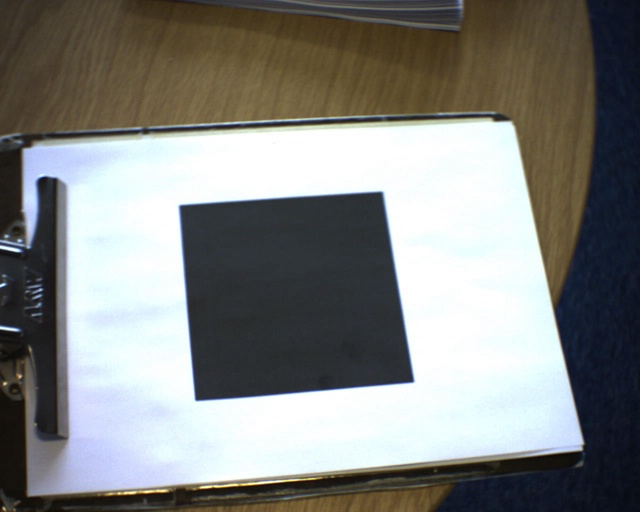
%> input picture Code/Pattern01/Frame_000000.jpg, 640 x 512 px; its folder holds only this picture in this run
$ octave --eval "HW2_TrackingAndHomographies;"   (GNU Octave 9; MATLAB toolbox functions it lacks are replaced by stand-ins)
%> lines starting %> are read from the running program, lines starting %| are printed output that depends on the picture
### Code/LoadVideoFrames.m
% LoadVideoFrames.m
% This optional script may help you get started with loading of photos.
%
% For simplicity, this example code just
% makes a few cell-arrays to hold the hard-coded filenames.

VideoDirName = './Pattern01';

if( ~exist( VideoDirName, 'dir') )
    display('Please change current directory to the parent folder above %s', VideoDirName);
end

allJpgs = dir(fullfile( VideoDirName, '*.jpg'));
numFrames = size(allJpgs, 1);
frameNames = cell( numFrames, 1);

for iFrame = 1:numFrames
    frameNames{iFrame} = fullfile( VideoDirName, allJpgs(iFrame).name );
end

clear allJpgs VideoDirName


Imgs = cell(numFrames,1);
for (iFrame = 1:numFrames)
    Itemp = imread( frameNames{iFrame} );
%> Itemp is the input picture: size 512x640x3 uint8; mean R, G, B 131, 132.1, 129.4
    Imgs{iFrame} = Itemp(:,:,1);
end;
imgWidth = size(Imgs{1}, 2);
%> imgWidth = 640
imgHeight = size(Imgs{1}, 1);
%> imgHeight = 512

clear iFrame Itemp;

### Code/HW2_Practical9c.m
function r=HW2_Practical9c( templateMetaFileName )
%
% You'll end up calling this function four times (once each with 'll',
% 'lr', 'ul', 'ur'). For each time you'll get an estimated track (2D
% locations over time) of corner of the pattern moved. Note that we're
% saving off the single MAP estimate at each frame, but the particles in
% the Particle Filter are attempting to keep track of the whole posterior
% distribution.
%
% Most TO DO parts below should be copy-paste from Practical9a and
% Practical9b.
%
% Some implementation trivia (i.e. you shouldn't have to worry about
% these changes):
% MeasurePatchSimilarityHere.m and PatchDistPicker.m have been modifid from
% their previous versions to cope with these particular gray-scale images.
% If you want to run ExhaustiveTemplateSearchDemo.m, you'll want to run
% with the older versions of those two files (available on Moodle).

LoadVideoFrames

% Load template and starting position ('pos').
load ll;
load lr;
load ul;
load ur;
%load( templateMetaFileName );


numParticles = 50;
weight_of_samples = ones(numParticles,1);

% TO DO: normalize the weights (may be trivial this time)
weight_of_samples = weight_of_samples./sum(weight_of_samples);

% Initialize which samples from "last time" we want to propagate: all of
% them!:
samples_to_propagate = [1:numParticles]';


% ============================
% NOT A TO DO: You don't need to change the code below, but eventually you may
% want to vary the number of Dims.
numDims_w = 2;

% NOT A TO DO: You don't need to change anything here but please make sure you
% MATLAB console to find more info for the buildin function.
%
% Here we randomly initialize some particles throughout the space of w.
% The positions of such particles are quite close to the know initial
% position:
particles_old = repmat([minY minX], numParticles, 1 ) + 5*rand( numParticles, numDims_w );
% ============================


hImg = figure;
hSamps = figure;

% $$$$$$$$$$$$$$$$$$$$$$$$$$$$$$$$$$$$$$$$$$$$$$$$$$$$$$$$$$$$$$$$$$
% $$$$$$$$$$$$$$$$$$$$$$$$$$$$$$$$$$$$$$$$$$$$$$$$$$$$$$$$$$$$$$$$$$
% Was our "Loop from here" point in Part a.

% Initialize a temporary array r to store the per-frame MAP estimate of
% w. This is what we'll return in the end.
r = zeros(numFrames, numDims_w);

for( iTime = 1:numFrames )

    % TO DO: compute the cumulative sume of the weights. You could refer to
    % the MATLAB buitin function 'cumsum'.
    cum_hist_of_weights = cumsum(weight_of_samples);


    % ==============================================================
    % Resample the old distribution at time t-1 and select samples favoring
    % those with a higher posterior probability.
    % ==============================================================
    samples_to_propagate = zeros(numParticles,1);

    % Pick random thresholds (numParticles X 1 matrix) in the cumulative
    % probability's range [0,1]:
    some_threshes = rand(numParticles,1);


    % For each random threshold, find which sample in the ordered set is
    % the first one to push the cumulative probability above that
    % threshold, e.g. if the cumulative histogram goes from 0.23 to 0.26
    % between the 17th and 18th samples in the old distribution, and the
    % threshold is 0.234, then we'll want to propagate the 18th sample's w
    % (i.e. particle #18).

    for sampNum = 1:numParticles
        thresh = some_threshes(sampNum);
        for index = 1:numParticles
            if( cum_hist_of_weights(index) > thresh )
                break;
            end;
        end;
        samples_to_propagate(sampNum) = index;
    end;
    % Note: it is fine even if some of the old particles get picked repeatedly, while
    % others don't get picked at all.


    % =================================================
    % Visualize
    % =================================================
    set(0,'CurrentFigure',hSamps)
    set(gcf,'Position',[600 125 640 480]);
    set(gcf,'Color',[1 1 1]);
    set(gca,'Box','Off');
    title('Cumulative histogram of probabilities for sorted list of particles');
    plot(zeros(numParticles,1), some_threshes,'b.','MarkerSize',15);
    hold on;
    plot([1:numParticles], cum_hist_of_weights, 'ro-', 'MarkerSize',3);
    which_sample_ids = unique(samples_to_propagate);
    how_many_of_each = histc(samples_to_propagate, unique(samples_to_propagate));
    for( k=1:size(which_sample_ids,1) )
        plot( which_sample_ids(k), 0, 'bo-', 'MarkerSize', 3 * how_many_of_each(k) )
    end;
    xlabel(sprintf( 'Indeces of all available samples, with larger blue circles for frequently re-sampled particles\n(Iteration %d)', iTime));
    ylabel('Cumulative probability');
    hold off
    xlim([0 numParticles]);ylim([0 1]);
    drawnow
    % =================================================
    % =================================================


    % Predict where the particles we plucked from the old distribution of
    % state-space will go in the next time-step. This means we have to apply
    % the motion model to each old sample.

    particles_new = zeros( size(particles_old) );
    for particleNum = 1:numParticles

        % TO DO: Incorporate some noise, e.g. Gaussian noise with std 10,
        % into the current location (particles_old), to give a Brownian
        % motion model.
        noise = normrnd(0,10,[1,size(particles_old,2)]);
        particles_new(particleNum,:) = particles_old( samples_to_propagate(particleNum),: ) + noise;
        particles_new(particleNum,:) = round(  particles_new(particleNum,:)  ); % Round the particles_new to simplify Likelihood evaluation.
    end;


    % TO DO (optional): change the motion model above to have different
    % degrees of freedom, and optionally completely different motion models.
    % See Extra Credit for more instructions.

    Im2 = double( Imgs{iTime} );

    % From here we incorporate the measurement for the new state (time t):
    % The new particles at predicted locations in state-space
    % for time t, are missing their weights: how well does each particle
    % explain its observation x_t?
    for particleNum = 1:numParticles

        % Convert the particle from state-space w to measurement-space x:
        % Note: Trivial here because both are in 2D space of image
        % coordinates

        % Within the loop, we evaluate the likelihood of each particle:
        particle = particles_new(particleNum,:);
        % Check that the predicted location is a place we can really evaluate
        % the likelihood.
        s = size(pixelsTemplate);
        inFrame = particle(1) >= 1.0   &&  particle(1)+ s(1) <= imgHeight && ...
                particle(2) >= 1.0   &&  particle(2) + s(2) <= imgWidth;
        if( inFrame )
            minX = particles_new(particleNum,2);
            minY = particles_new(particleNum,1);

            % A stand-alone demo (ExhaustiveTemplateSearchDemo.m) is
            % provided to illustrate the functionality of our likelihood
            % function:
            % MeasurePatchSimilarityHere(im,template,x,y)
            % im : image to search
            % template : the given template
            % x, y : the upper left corner in the image to place the
            % template for similarity evaluation
            weight_of_samples(particleNum) = ...
                MeasurePatchSimilarityHere( Im2, pixelsTemplate, minY, minX );
        else
            weight_of_samples(particleNum) = 0.0;
        end;

    end;

    % TO DO: normalize the weights
    weight_of_samples = weight_of_samples./(sum(weight_of_samples));

    % TO DO: Compute the coordinate of the "best" (i.e. MAP) location by
    % computing the weighted average of all the particles:
    weightedAve = weight_of_samples'*particles_new;

    middleOfTrackedPatch = weightedAve + patchOffset;
    r(iTime,:) = middleOfTrackedPatch; % Return the MAP of middle position
    % of a patch. That 'middle' is the patch's interest point in the
    % current frame. The coordinate we've been using everywhere is the
    % upper-left corner of each patch. We're actually most interested
    % in the corner of the square. In this case, a patchOffset that goes
    % along with each pixelsTemplate, is given to reset the interest point
    % back to the middle of the patch.

    set(0,'CurrentFigure',hImg)
    imagesc(Im2/255)
    colormap(gray);
    set(gcf,'Position',[23 125 640 480]);
    set(gcf,'Color',[1 1 1]);
    title(sprintf( 'Particles projected to measurement-space\n(Time %d)', iTime));
    hold on
    plot(particles_new(:,2), particles_new(:,1), 'rx')
    plot(middleOfTrackedPatch(2), middleOfTrackedPatch(1), 'bo')
    hold off
    drawnow


    % Now we're done updating the state for time t.
    % For Condensation, just clean up and prepare for the next round of
    % predictions and measurements:
    particles_old = particles_new;
    clear particles_new;

end; % End of for loop over each frame in the sequence
%> this loop made 1 pass
%> (weightedAve, middleOfTrackedPatch) on pass 1: ([185 368.5], [195 386.5])
%> pass 1, in HW2_Practical9c, `Im2 = double( Imgs{iTime} );`:
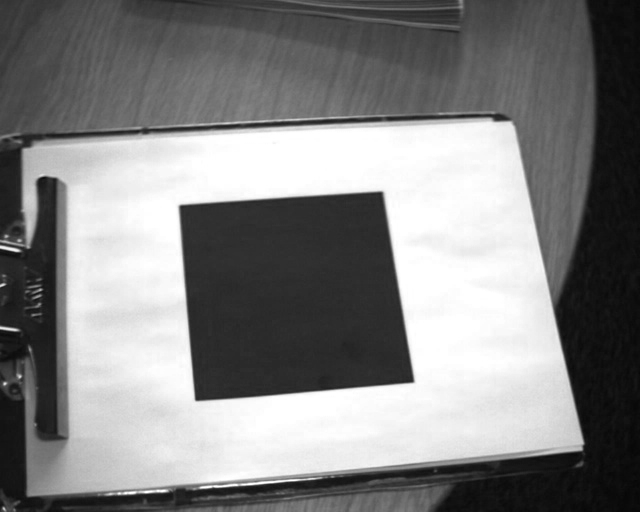
%> Im2: size 512x640 double; min 6, max 255, mean 131
%> pass 1, in HW2_Practical9c, `set(0,'CurrentFigure',hImg)`:
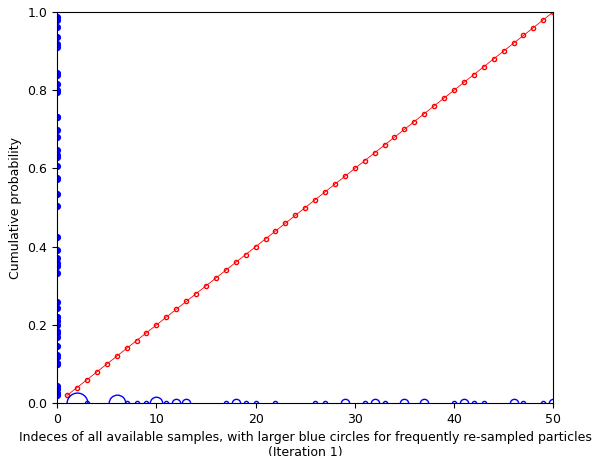
%> figure redrawn from the program's plot data; curve peaks at x = 50, y = 1
%> after the loop, minX = 374; minY = 185; r = [195 386.5]; samples_to_propagate = 50 values, max 50 at index 24, min 2 at index 18, mean 22.88; weight_of_samples = 50 values, max 0.0493 at index 7, min 0 at index 1, mean 0.02

### Code/HW2_TrackingAndHomographies.m
function HW2_TrackingAndHomographies

LLs = HW2_Practical9c( 'll' );
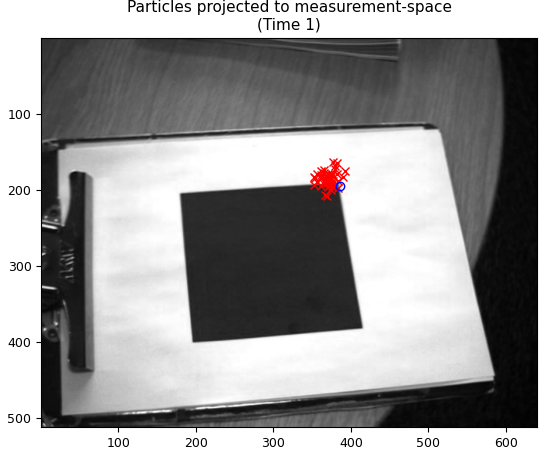
%> figure redrawn from the program's plot data
%> LLs = [195 386.5]
LRs = HW2_Practical9c( 'lr' );
%> the loop in HW2_Practical9c (call 2), `for( iTime = 1:numFrames )` made 1 pass
%> (weightedAve, middleOfTrackedPatch) on pass 1: ([184.2 365], [194.2 383])
%> LRs = [194.2 383]
ULs = HW2_Practical9c( 'ul' );
%> ULs = [191.3 385.7]
URs = HW2_Practical9c( 'ur' );
%> URs = [192.3 384.6]

close all;

% Load frames from the whole video into Imgs{}.
% This is really wasteful of memory, but makes subsequent rendering faster.
LoadVideoFrames
%> `imgWidth = size(Imgs{1}, 2);`: imgWidth = 640
%> `imgHeight = size(Imgs{1}, 1);`: imgHeight = 512

% Coordinates of the known target object (a dark square on a plane) in 3D:
XCart = [-50 -50  50  50;...
          50 -50 -50  50;...
           0   0   0   0];

% These are some approximate intrinsics for this footage.
K = [640  0    320;...
     0    512  256;
     0    0    1];

% Define 3D points of wireframe object.
XWireFrameCart = [-50 -50  50  50 -50 -50  50  50;...
                   50 -50 -50  50  50 -50 -50  50;...
                    0   0   0   0 -100 -100 -100 -100];

hImg = figure;

% ================================================
for iFrame = 1:numFrames
    xImCart = [LLs(iFrame,:)' ULs(iFrame,:)' URs(iFrame,:)' LRs(iFrame,:)'];
    xImCart = circshift( xImCart, 1);

    % To get a frame from footage
    im = Imgs{iFrame};

    % Draw image and 2d points
    set(0,'CurrentFigure',hImg);
    set(gcf,'Color',[1 1 1]);
    imshow(im); axis off; axis image; hold on;
    plot(xImCart(1,:),xImCart(2,:),'r.','MarkerSize',15);


    %TO DO Use your routine to calculate TEst the extrinsic matrix relating the
    %plane position to the camera position.
    T = estimatePlanePose(xImCart, XCart, K);


    %TO DO Draw a wire frame cube, by projecting the vertices of a 3D cube
    %through the projective camera, and drawing lines betweeen the
    %resulting 2d image points
    XImWireFrameCart = projectiveCamera(K,T,XWireFrameCart);
    hold on;

    % TO DO: Draw a wire frame cube using data XWireFrameCart. You need to
    % 1) project the vertices of a 3D cube through the projective camera;
    % 2) draw lines betweeen the resulting 2d image points.
    % Note: CONDUCT YOUR CODE FOR DRAWING XWireFrameCart HERE
    num_point = size(XWireFrameCart,2)
    for i = 1:num_point
        for j = 1:num_point
            %Plot a line between two points that have distance of 100 (is one edge of the cube)
            if  ( sum(abs(XWireFrameCart(:,i) - XWireFrameCart(:,j)))==100 )
            plot([XImWireFrameCart(1,i) XImWireFrameCart(1,j)],[XImWireFrameCart(2,i) XImWireFrameCart(2,j)],'g-');
            hold on;
            end
        end
    end

    hold off;
    drawnow;


end % End of loop over all frames.
%> this loop made 1 pass
%> (R in estimatePlanePose, alpha in estimatePlanePose) on pass 1: ([0.000659 -0.00121; -0.000812 0.00149; 0.00672 -0.0118], -671.9)
%> `HW2_TrackingAndHomographies;`:
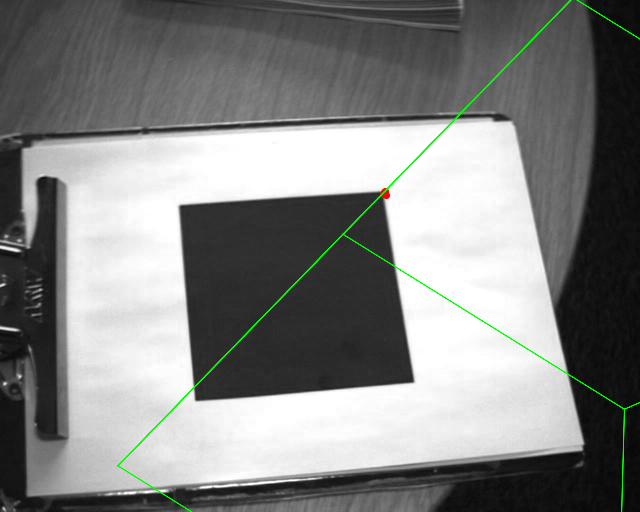
%> figure redrawn from the program's plot data
% ================================================

% TO DO: QUESTIONS TO THINK ABOUT...

% Q: Do the results look realistic?
% If not then what factors do you think might be causing this


% TO DO: your routines for computing a homography and extracting a
% valid rotation and translation GO HERE. Tips:
%
% - you may define functions for T and H matrices respectively.
% - you may need to turn the points into homogeneous form before any other
% computation.
% - you may need to solve a linear system in Ah = 0 form. Write your own
% routines or using the MATLAB builtin function 'svd'.
% - you may apply the direct linear transform (DLT) algorithm to recover the
% best homography H.
% - you may explain what & why you did in the report.
function xImCart = projectiveCamera(K,T,XCart);

%replace this
%TO DO convert Cartesian 3d points XCart to homogeneous coordinates XHom
XHom = [XCart;ones(1,size(XCart,2))];

%TO DO apply extrinsic matrix to XHom to move to frame of reference of
%camera
XCamHom = T*XHom;

%TO DO project points into normalized camera coordinates xCamHom by (achieved by
%removing fourth row)
XCamHom(4,:) = [];

%TO DO move points to image coordinates xImHom by applying intrinsic matrix
XImgHom = K*XCamHom;

%TO DO convert points back to Cartesian coordinates xImCart
xImCart = XImgHom(1:2,:)./repmat(XImgHom(3,:),2,1);

%==========================================================================
%==========================================================================

%goal of function is to estimate pose of plane relative to camera
%(extrinsic matrix) given points in image xImCart, points in world XCart
%and intrinsic matrix K.

function T = estimatePlanePose(xImCart,XCart,K)

%replace this
%TO DO Convert Cartesian image points xImCart to homogeneous representation
xImHom = [xImCart;ones(1,size(xImCart,2))];

%TO DO Convert image co-ordinates xImHom to normalized camera coordinates
%xCamHom
xCamHom = inv(K)*xImHom;

%TO DO Estimate homography H mapping homogeneous (x,y)
%coordinates of positions in real world to xCamHom.  Use the routine you wrote for
%Practical 1B.
H = calcBestHomography(XCart, xCamHom);

%TO DO Estimate first two columns of rotation matrix R from the first two
%columns of H using the SVD
%Least square sense
R = H(:,1:2);
[U,S,V] = svd(R);
R_top = U*[1,0;0,1;0,0]*V';


%TO DO Estimate the third column of the rotation matrix by taking the cross
%product of the first two columns
R_top = [R_top cross(R_top(:,1),R_top(:,2))];

%TO DO Check that the determinant of the rotation matrix is positive - if
%not then multiply last column by -1.
r_size = size(R_top);
if(det(R_top)<=0)
    R_top(:,r_size(2)) = -1*R_top(:,r_size(2));
end

%TO DO Estimate the translation t by finding the appropriate scaling factor k
%and applying it to the third colulmn of H
alpha = sum(sum(R_top(:,1:2)./H(:,1:2)));
t = alpha .* H(:,4);
t = t/6;

%TO DO Check whether t_z is negative - if it is then multiply t by -1 and
%the first two columns of R by -1.
t_size = size(t);
t_z = t(t_size(1));
if (t_z<0)
    t = -1*t;
    R_top(:,1:2) = -1*R_top(:,1:2);
end

%assemble transformation into matrix form
T  = [R_top t;0 0 0 1];

function H = calcBestHomography(pts1Cart, pts2Cart)
%**** TO DO ****;
%first turn points to homogeneous
pts1Hom = [pts1Cart; ones(1,size(pts1Cart,2))];
pts2Hom = [pts2Cart; ones(1,size(pts1Cart,2))];
%Both are 4X5 now
%So the homography matrix is 4X4

%then construct A matrix which should be (10 x 9) in size
%solve Ah = 0 by calling

[m,n] = size(pts1Hom);
%5 data points, so the size of A is (5*2)X(3*4)
A = zeros(n * 2,3 * m);

%For each data point
%1,2,3,4,5
Y = pts2Hom(2,:);
X = pts2Hom(1,:);

for i = 1:n
    %1,3,5,7,9
    A(i*2-1,1:4) = pts1Hom(:,i);
    A(i*2-1,9:12) = -X(i)*pts1Hom(:,i);
    A(i*2,5:8) = pts1Hom(:,i);
    A(i*2,9:12) = -Y(i)*pts1Hom(:,i)
end

h = solveAXEqualsZero(A);
H = reshape(h,4,3)';

%reshape h into the matrix H

%Beware - when you reshape the (9x1) vector x to the (3x3) shape of a homography, you must make
%sure that it is reshaped with the values going first into the rows.  This
%is not the way that the matlab command reshape works - it goes columns
%first.  In order to resolve this, you can reshape and then take the
%transpose


%==========================================================================
function x = solveAXEqualsZero(A);
    [U,S,V]=svd(A);
    v_size = size(V);
    x = V(:,v_size(2));
